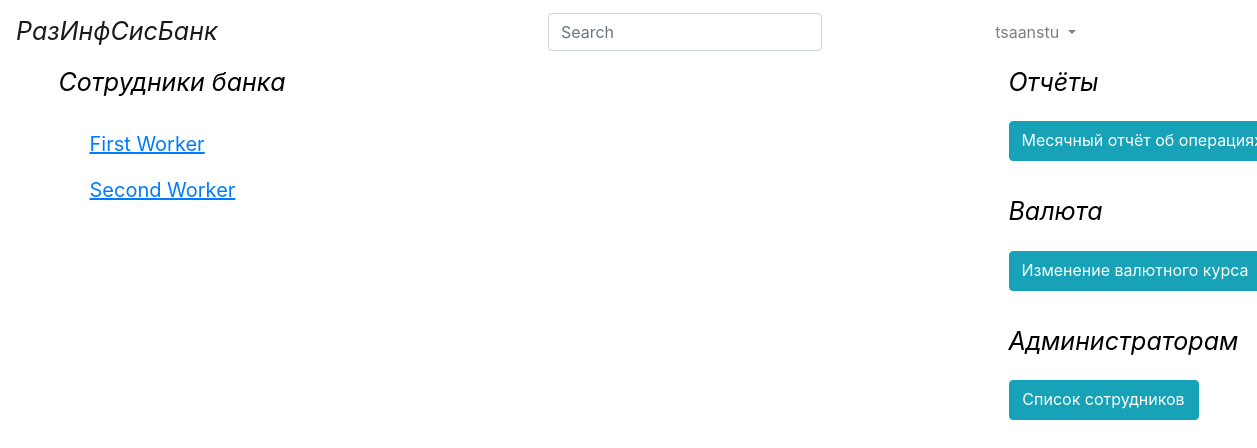
Screenshot of /worker_list/ (signed in) with the database file from the repository.
### bs/models.py (models this page shows)
class User(AbstractUser):
    upload = models.ImageField(upload_to='uploads/%Y/%m/%d/')

class Worker(models.Model):
    full_name = models.CharField(max_length=30)
    login = models.CharField(max_length=20)
    birthday = models.DateField()
    contract_number = models.CharField(max_length=10)
    date_conclusion = models.DateField()
    tel = models.CharField(max_length=12)
    address = models.CharField(max_length=100)
    permissions = models.CharField(max_length=30)

### bs/views.py (the view)
# urls.py: path('worker_list/', views.worker_list, name='worker_list'),
def worker_list(request):
    if check_admin_permisions(request.user.username) < 0:
        return render(request, 'bs/permission_denied.html', {})
    worker_list = Worker.objects.all().order_by('full_name')
    print(worker_list)
    worker_list = paginator(worker_list, request)
    print(worker_list)
    return render(request, 'bs/worker_list.html', {"worker_list": worker_list})

### bs/views.py (called while the page is built)
def paginator(user_list, request):
    paginator = Paginator(user_list, 15)
    page = request.GET.get('page')
    try:
        user_list = paginator.page(page)
    except PageNotAnInteger:
        user_list = paginator.page(1)
    except EmptyPage:
        user_list = paginator.page(paginator.num_pages)
    return user_list

def check_admin_permisions(username):
    print("username =", username)
    conn = sqlite3.connect("db.sqlite3")
    cursor = conn.cursor()
    cursor.execute("SELECT id FROM bs_user WHERE username = ?", (username,))
    id = cursor.fetchall()[0][0]
    print("id =", id)
    cursor.execute("SELECT group_id FROM bs_user_groups WHERE user_id = ?", (id,))
    if cursor.fetchall()[0][0] == 2:
        return 1
    return -1

### bs/templates/bs/worker_list.html (shortened to what this page needs)
{% include "bs/base.html" %}
{% load static %}
{% block content %}
{% include "bs/nav_panel.html" %}
{% if user.is_authenticated %}
<main role="main" class="container">
    <div class="row">
        <div class="col-lg-10">
            <div class="row">
                <span class="headline">Сотрудники банка</span>
            </div>
            {% for worker in worker_list %}
            <div class="row">
                <div class="col-lg-3">
                    <a class="nav-link" href="{% url 'worker_data' worker.id %}"><span class="user_name">{{worker.full_name}}</span></a>
                </div>
            </div>
            {% endfor %}
            <br>
        </div>
        {% include "bs/right_menu.html" %}
</main>
{% endif %}
{% endblock %}

### bs/templates/bs/nav_panel.html (shortened to what this page needs)
<header>
      <nav class="navbar navbar-expand-lg navbar-light bg-white">
          <div class="d-flex flex-grow-1">
              <a class="navbar-brand" href="{% url 'index' %}"><span class="headline"> РазИнфСисБанк</span></a>
          </div>
          <div class="form-inline collapse navbar-collapse" id="navbarCollapse">
              <ul class="navbar-nav mr-auto">
                  <form class="form-inline mt-2 mt-md-0">
                      <input class="form-control mr-sm-2" type="text" placeholder="Search" aria-label="Search">
                  </form>
              </ul>
              <ui class="navbar-nav mr-auto">
                  {% if user.is_authenticated %}
                        <li class="nav-item dropdown">
                            <a class="nav-link dropdown-toggle" href="#" id="navbarDropdownMenuLink" data-toggle="dropdown" aria-haspopup="true" aria-expanded="false">
                                <span class="text_style">{{ user.get_username }}</span>
                            </a>
                        </li>
                  {% else %}
                        <li><a class="nav-link" href="{% url 'login'%}?next={{request.path}}"><span class="text_style">Log In</span></a></li>
                  {% endif %}
              </ui>
          </div>
      </nav>
</header>

### static/css/index.css (style rules this page uses)
body { background-color: #ffffff; color: #000000; }
.user_name { font-size: 20px; text-decoration: underline; color: #007bff; }
.headline { font-size: 25px; font-style: italic; margin-bottom: 20px; }

### rows the page displays
User: get_username "tsaanstu"
Worker: full_name "First Worker"
Worker: full_name "Second Worker"
